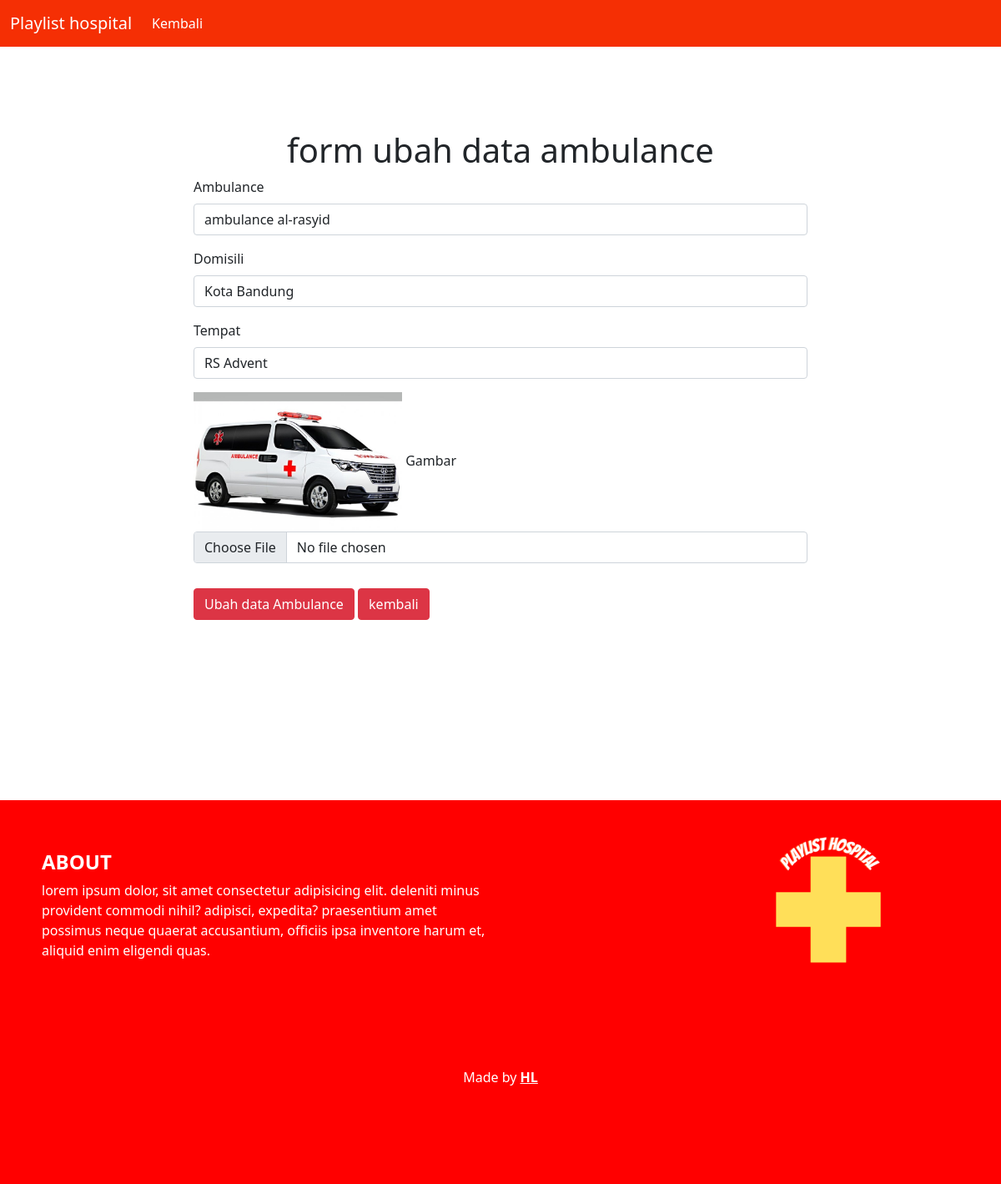
/ubah.php?id=3 (signed in), run on the app's committed database.
### tables this page shows
CREATE TABLE `hospital_info` (
  `id` int(11) NOT NULL,
  `Gambar` varchar(255) NOT NULL,
  `Ambulance` varchar(255) NOT NULL,
  `Domisili` varchar(255) NOT NULL,
  `Tempat` varchar(255) NOT NULL
);

### functions.php (called while the page is built, shortened)
<?php
function koneksi() {
    $con = mysqli_connect("localhost","root","","pw2022_a_213040028") or die("koneksi gagal");
    return $con;
}
function query($query) {
    $con = koneksi();
    $result = mysqli_query($con, $query) or die (mysqli_error($con));
    $rows =[];
    while($row = mysqli_fetch_assoc($result)) {
        $rows[] = $row;
    }
    return $rows;
}
?>

### ubah.php (the view, shortened to what this page needs)
<?php
require "functions.php";
$id = $_GET["id"];
$hl = query("SELECT * FROM hospital_info WHERE id = $id")[0];
?>
<!doctype html>
<html lang="en">
  <head>
    <link rel="stylesheet" href="style3.css">
    <link href="https://cdn.jsdelivr.net/npm/bootstrap@5.1.3/dist/css/bootstrap.min.css" rel="stylesheet">
  </head>
  <body>
  <nav class="navbar navbar-expand-lg navbar-dark" style="background-color: #F52F04;">
  <div class="container-fluid">
    <a class="navbar-brand" href="#">Playlist hospital</a>
    <div class="collapse navbar-collapse" id="navbarSupportedContent">
      <ul class="navbar-nav me-auto mb-2 mb-lg-0">
        <li class="nav-item">
          <a class="nav-link active" aria-current="page" href="index.php">Kembali</a>
        </li>
      </ul>
    </div>
  </div>
</nav>
    <div class="container" style="padding-top: 100px; padding-bottom: 200px;">
        <h1 style="text-align: center;">form ubah data ambulance </h1>
<div class="row justify-content-center" mt-3 >
    <div class="col-8">
<form action="" method="post" autocomplete="off" enctype="multipart/form-data" >
  <div class="mb-3">
    <label for="Ambulance" class="form-label">Ambulance</label>
    <input type="text" class="form-control" id="Ambulance" name="Ambulance" value= "<?= $hl["Ambulance"]?>" required >
  </div>
  <div class="mb-3">
    <label for="Domisili" class="form-label">Domisili</label>
    <input type="text" class="form-control" id="Domisili" name="Domisili" value="<?= $hl["Domisili"]?>" required>
  </div>
  <div class="mb-3">
    <label for="Tempat" class="form-label">Tempat</label>
    <input type="text" class="form-control" id="Tempat" name="Tempat" value="<?= $hl["Tempat"]?>" required >
  </div>
  <div class="mb-3">
      <img src="img/<?= $hl['Gambar']; ?>" width="250px">
    <label for="Images" class="form-label">Gambar</label>
    <input type="file" class="form-control" id="Gambar" name="Gambar" value="<?= $hl["Gambar"]?>" required >
    <button type="submit" class="btn btn-danger" name="ubah" style="margin-top: 30px;">Ubah data Ambulance </button>
    <a href="index.php" class ="btn btn-danger" style="margin-top: 30px;">kembali
        </a>
  </div>
</form>
</div>
</div>
</div>
<div class="container-fluid" style="background-color:#ff0000 ; color: #ffff;" >
        <div class="row">
          <div class="col-md-6" style="padding-left: 50px; padding-top: 60px;">
            <h4 class="text-uppercase fw-bold">About</h4>
            <p class="text-lowercase">Lorem ipsum dolor, sit amet consectetur adipisicing elit.
              Deleniti minus provident commodi nihil? Adipisci, expedita? Praesentium amet possimus neque quaerat accusantium, officiis ipsa inventore harum et, aliquid enim eligendi quas.</p>
          </div>
          <div class="col-md-6 text-center" style="padding-left: 200px; padding-top: 20px;">
           <img src="img/Playlist Hospital (2) (1).png" alt="">
          </div>
        </div>
        <footer class="text-center" style="padding: 100px">
          <p>Made by <u class="fw-bold" href=" ">HL</u></p>
        </footer>
      </div>
  </body>
</html>

### data on the page
hospital_info: Ambulance "ambulance al-rasyid", Domisili "Kota Bandung", Tempat "RS Advent", Gambar (picture)
